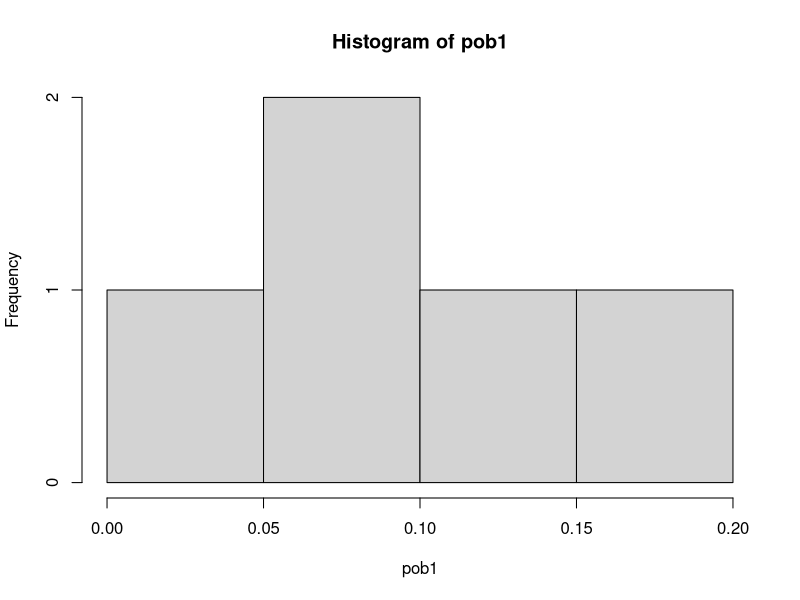
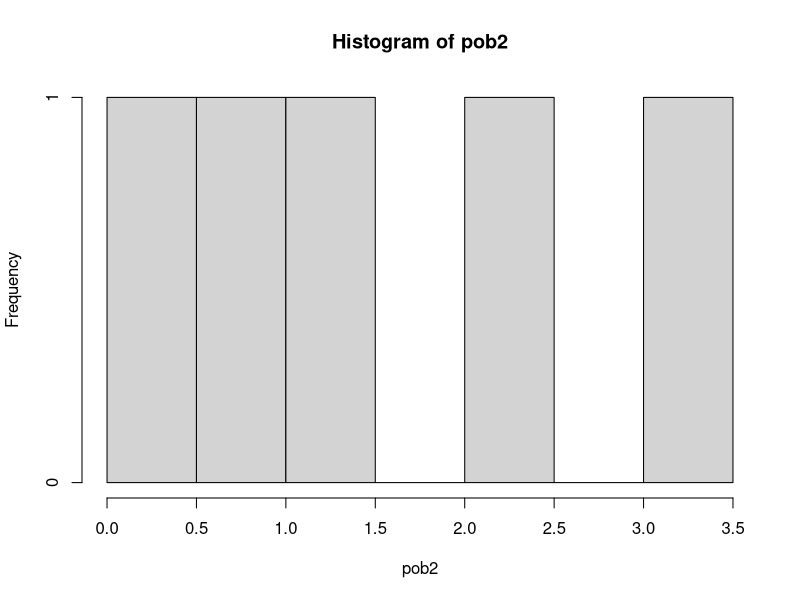
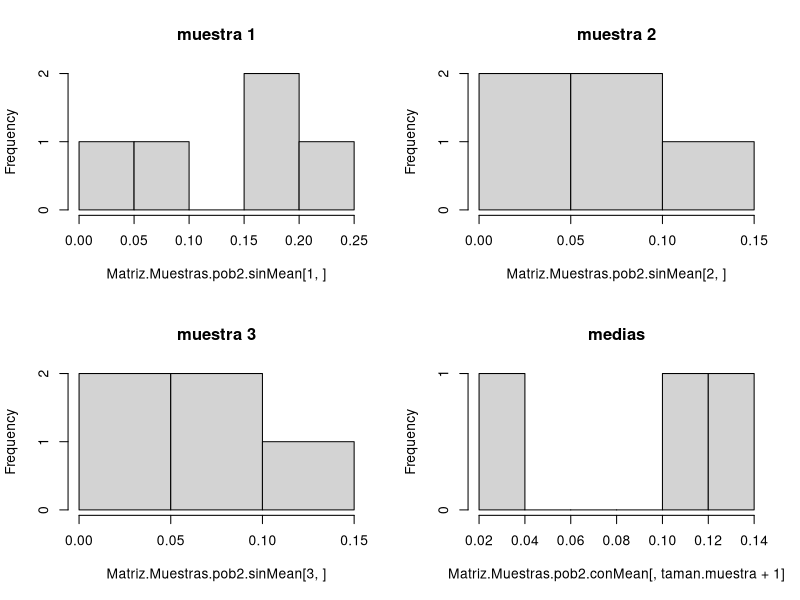
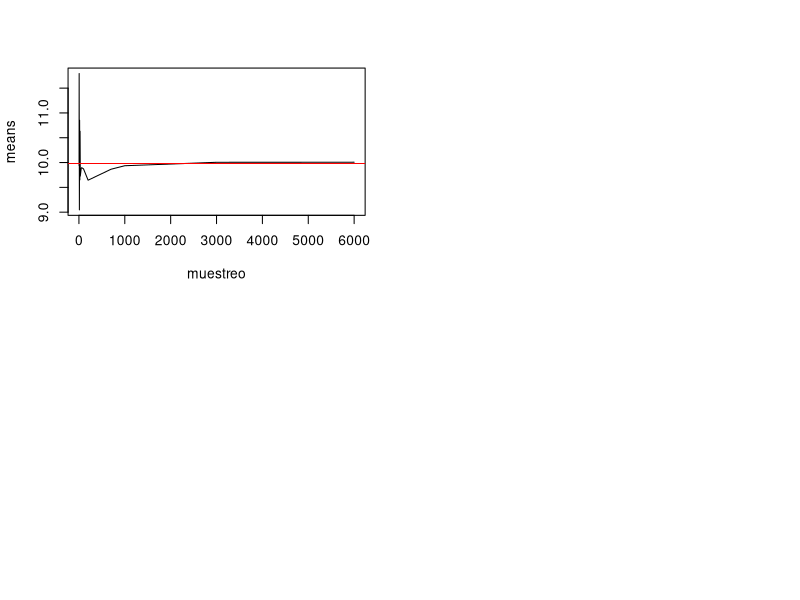

These charts were generated, in order, by the following R code:
#####semana 6 ######

taman.muestra <-5

Nmuestras <- 3

pob1 <- rexp(taman.muestra,10)
pob1
mean(pob1)

hist(pob1)
pob2 <- rexp(taman.muestra)
pob2
mean(pob2)
hist(pob2)
Matriz.Muestras.pob2.sinMean <- matrix(NA, nrow = Nmuestras, ncol = taman.muestra)
for (i in 1:Nmuestras){
  muestra <- rexp(taman.muestra,10)
  Matriz.Muestras.pob2.sinMean [i,]=muestra
}
Matriz.Muestras.pob2.sinMean
meansX <- apply(Matriz.Muestras.pob2.sinMean, 2, mean)

meansX
Matriz.Muestras.pob2.conMean <- cbind(Matriz.Muestras.pob2.sinMean,meansX)
Matriz.Muestras.pob2.conMean

par(mfrow=c(2,2))
hist(Matriz.Muestras.pob2.sinMean[1,], main = 'muestra 1')
hist(Matriz.Muestras.pob2.sinMean[2,], main = 'muestra 2')
hist(Matriz.Muestras.pob2.sinMean[3,], main = 'muestra 3')
hist(Matriz.Muestras.pob2.conMean[,taman.muestra+1], main = 'medias')

simula<-abs(rnorm(10000,10,2))
head(simula)

Xpob <- mean(simula)

Xpob
muestreo <- c(3,5,10,15,20,25,30,50,60,100,200,700,1000,3000,6000)

means<-NULL
for(i in 1:length(muestreo)){
  muestra<-sample(simula,muestreo[i],replace = F)
  means<-c(means,mean(muestra))
}

plot(cbind(muestreo,means),type = "l")
abline(h = Xpob,col="red")
###ejercicio##

simul<-abs(rnorm(1000,10,10))
head(simul)
spob<-mean(simul)








